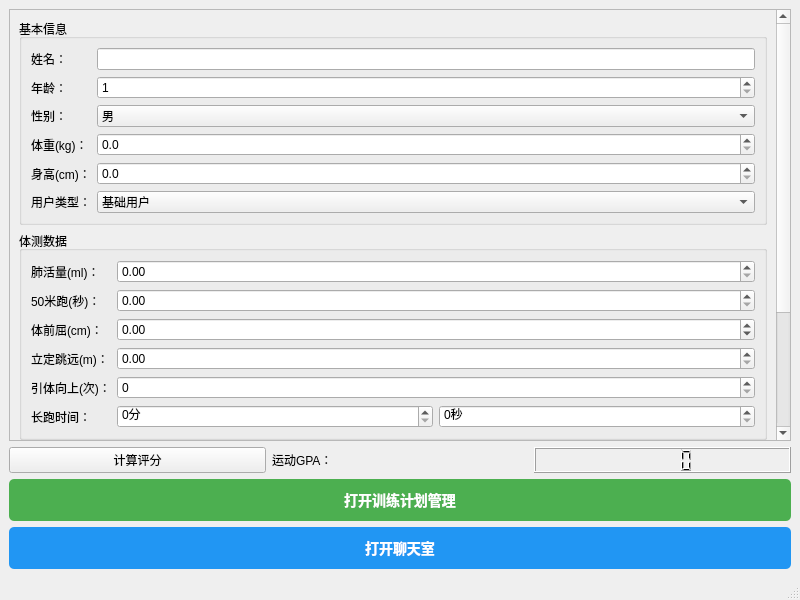
<?xml version="1.0" encoding="UTF-8"?>
<ui version="4.0">
 <class>MainWindow</class>
 <widget class="QMainWindow" name="MainWindow">
  <property name="geometry">
   <rect>
    <x>0</x>
    <y>0</y>
    <width>800</width>
    <height>600</height>
   </rect>
  </property>
  <property name="windowTitle">
   <string>运动评估系统</string>
  </property>
  <widget class="QWidget" name="centralwidget">
   <layout class="QVBoxLayout" name="verticalLayout">
    <item>
     <widget class="QScrollArea" name="scrollArea">
      <property name="widgetResizable">
       <bool>true</bool>
      </property>
      <widget class="QWidget" name="scrollAreaWidgetContents">
       <layout class="QVBoxLayout" name="verticalLayout_2">
        <item>
         <widget class="QGroupBox" name="groupBasicInfo">
          <property name="title">
           <string>基本信息</string>
          </property>
          <layout class="QFormLayout" name="formLayout">
           <item row="0" column="0">
            <widget class="QLabel" name="labelName">
             <property name="text">
              <string>姓名：</string>
             </property>
            </widget>
           </item>
           <item row="0" column="1">
            <widget class="QLineEdit" name="editName"/>
           </item>
           <item row="1" column="0">
            <widget class="QLabel" name="labelAge">
             <property name="text">
              <string>年龄：</string>
             </property>
            </widget>
           </item>
           <item row="1" column="1">
            <widget class="QSpinBox" name="spinAge">
             <property name="minimum">
              <number>1</number>
             </property>
             <property name="maximum">
              <number>120</number>
             </property>
            </widget>
           </item>
           <item row="2" column="0">
            <widget class="QLabel" name="labelGender">
             <property name="text">
              <string>性别：</string>
             </property>
            </widget>
           </item>
           <item row="2" column="1">
            <widget class="QComboBox" name="comboGender">
             <item>
              <property name="text">
               <string>男</string>
              </property>
             </item>
             <item>
              <property name="text">
               <string>女</string>
              </property>
             </item>
            </widget>
           </item>
           <item row="3" column="0">
            <widget class="QLabel" name="labelWeight">
             <property name="text">
              <string>体重(kg)：</string>
             </property>
            </widget>
           </item>
           <item row="3" column="1">
            <widget class="QDoubleSpinBox" name="spinWeight">
             <property name="decimals">
              <number>1</number>
             </property>
             <property name="maximum">
              <double>300.000000000000000</double>
             </property>
            </widget>
           </item>
           <item row="4" column="0">
            <widget class="QLabel" name="labelHeight">
             <property name="text">
              <string>身高(cm)：</string>
             </property>
            </widget>
           </item>
           <item row="4" column="1">
            <widget class="QDoubleSpinBox" name="spinHeight">
             <property name="decimals">
              <number>1</number>
             </property>
             <property name="maximum">
              <double>300.000000000000000</double>
             </property>
            </widget>
           </item>
           <item row="5" column="0">
            <widget class="QLabel" name="labelType">
             <property name="text">
              <string>用户类型：</string>
             </property>
            </widget>
           </item>
           <item row="5" column="1">
            <widget class="QComboBox" name="comboType">
             <item>
              <property name="text">
               <string>基础用户</string>
              </property>
             </item>
             <item>
              <property name="text">
               <string>举重运动员</string>
              </property>
             </item>
             <item>
              <property name="text">
               <string>长跑运动员</string>
              </property>
             </item>
             <item>
              <property name="text">
               <string>短跑运动员</string>
              </property>
             </item>
             <item>
              <property name="text">
               <string>健美运动员</string>
              </property>
             </item>
             <item>
              <property name="text">
               <string>自定义用户</string>
              </property>
             </item>
            </widget>
           </item>
          </layout>
         </widget>
        </item>
        <item>
         <widget class="QGroupBox" name="groupTestData">
          <property name="title">
           <string>体测数据</string>
          </property>
          <layout class="QFormLayout" name="formLayout_2">
           <item row="0" column="0">
            <widget class="QLabel" name="labelLungCapacity">
             <property name="text">
              <string>肺活量(ml)：</string>
             </property>
            </widget>
           </item>
           <item row="0" column="1">
            <widget class="QDoubleSpinBox" name="spinLungCapacity">
             <property name="maximum">
              <double>10000.000000000000000</double>
             </property>
            </widget>
           </item>
           <item row="1" column="0">
            <widget class="QLabel" name="labelRun50m">
             <property name="text">
              <string>50米跑(秒)：</string>
             </property>
            </widget>
           </item>
           <item row="1" column="1">
            <widget class="QDoubleSpinBox" name="spinRun50m">
             <property name="decimals">
              <number>2</number>
             </property>
             <property name="maximum">
              <double>30.000000000000000</double>
             </property>
            </widget>
           </item>
           <item row="2" column="0">
            <widget class="QLabel" name="labelSitAndReach">
             <property name="text">
              <string>体前屈(cm)：</string>
             </property>
            </widget>
           </item>
           <item row="2" column="1">
            <widget class="QDoubleSpinBox" name="spinSitAndReach">
             <property name="minimum">
              <double>-50.000000000000000</double>
             </property>
             <property name="maximum">
              <double>50.000000000000000</double>
             </property>
            </widget>
           </item>
           <item row="3" column="0">
            <widget class="QLabel" name="labelStandingJump">
             <property name="text">
              <string>立定跳远(m)：</string>
             </property>
            </widget>
           </item>
           <item row="3" column="1">
            <widget class="QDoubleSpinBox" name="spinStandingJump">
             <property name="decimals">
              <number>2</number>
             </property>
             <property name="maximum">
              <double>5.000000000000000</double>
             </property>
            </widget>
           </item>
           <item row="4" column="0">
            <widget class="QLabel" name="labelPullUps">
             <property name="text">
              <string>引体向上(次)：</string>
             </property>
            </widget>
           </item>
           <item row="4" column="1">
            <widget class="QSpinBox" name="spinPullUps">
             <property name="maximum">
              <number>100</number>
             </property>
            </widget>
           </item>
           <item row="5" column="0">
            <widget class="QLabel" name="labelLongRun">
             <property name="text">
              <string>长跑时间：</string>
             </property>
            </widget>
           </item>
           <item row="5" column="1">
            <layout class="QHBoxLayout" name="horizontalLayout">
             <item>
              <widget class="QSpinBox" name="spinLongRunMin">
               <property name="suffix">
                <string>分</string>
               </property>
               <property name="maximum">
                <number>30</number>
               </property>
              </widget>
             </item>
             <item>
              <widget class="QSpinBox" name="spinLongRunSec">
               <property name="suffix">
                <string>秒</string>
               </property>
               <property name="maximum">
                <number>59</number>
               </property>
              </widget>
             </item>
            </layout>
           </item>
          </layout>
         </widget>
        </item>
        <item>
         <widget class="QGroupBox" name="groupOptional">
          <property name="title">
           <string>可选项目</string>
          </property>
          <layout class="QFormLayout" name="formLayout_3">
           <item row="0" column="0">
            <widget class="QCheckBox" name="checkBodyFat">
             <property name="text">
              <string>体脂率测试</string>
             </property>
            </widget>
           </item>
           <item row="0" column="1">
            <widget class="QDoubleSpinBox" name="spinBodyFat">
             <property name="enabled">
              <bool>false</bool>
             </property>
             <property name="suffix">
              <string>%</string>
             </property>
             <property name="maximum">
              <double>100.000000000000000</double>
             </property>
            </widget>
           </item>
           <item row="1" column="0">
            <widget class="QCheckBox" name="checkSquat">
             <property name="text">
              <string>深蹲测试</string>
             </property>
            </widget>
           </item>
           <item row="1" column="1">
            <widget class="QDoubleSpinBox" name="spinSquat">
             <property name="enabled">
              <bool>false</bool>
             </property>
             <property name="suffix">
              <string>kg</string>
             </property>
             <property name="maximum">
              <double>1000.000000000000000</double>
             </property>
            </widget>
           </item>
           <item row="2" column="0">
            <widget class="QCheckBox" name="checkBenchPress">
             <property name="text">
              <string>卧推测试</string>
             </property>
            </widget>
           </item>
           <item row="2" column="1">
            <widget class="QDoubleSpinBox" name="spinBenchPress">
             <property name="enabled">
              <bool>false</bool>
             </property>
             <property name="suffix">
              <string>kg</string>
             </property>
             <property name="maximum">
              <double>500.000000000000000</double>
             </property>
            </widget>
           </item>
           <item row="3" column="0">
            <widget class="QCheckBox" name="checkDeadlift">
             <property name="text">
              <string>硬拉测试</string>
             </property>
            </widget>
           </item>
           <item row="3" column="1">
            <widget class="QDoubleSpinBox" name="spinDeadlift">
             <property name="enabled">
              <bool>false</bool>
             </property>
             <property name="suffix">
              <string>kg</string>
             </property>
             <property name="maximum">
              <double>1000.000000000000000</double>
             </property>
            </widget>
           </item>
          </layout>
         </widget>
        </item>
       </layout>
      </widget>
     </widget>
    </item>
    <item>
     <layout class="QHBoxLayout" name="horizontalLayout_2">
      <item>
       <widget class="QPushButton" name="buttonCalculate">
        <property name="text">
         <string>计算评分</string>
        </property>
       </widget>
      </item>
      <item>
       <widget class="QLabel" name="labelResult">
        <property name="text">
         <string>运动GPA：</string>
        </property>
       </widget>
      </item>
      <item>
       <widget class="QLCDNumber" name="lcdGPA"/>
      </item>
     </layout>
    </item>
    <item>
     <widget class="QPushButton" name="btnOpenTrainWindow">
      <property name="text">
       <string>打开训练计划管理</string>
      </property>
      <property name="styleSheet">
       <string>QPushButton {
    background-color: #4CAF50;
    color: white;
    font-size: 14px;
    font-weight: bold;
    padding: 10px;
    border-radius: 5px;
}
QPushButton:hover {
    background-color: #45a049;
}
QPushButton:pressed {
    background-color: #3d8b40;
}</string>
      </property>
     </widget>
    </item>
    <item>
     <widget class="QPushButton" name="btnOpenChatWindow">
      <property name="text">
       <string>打开聊天室</string>
      </property>
      <property name="styleSheet">
       <string>QPushButton {
    background-color: #2196F3;
    color: white;
    font-size: 14px;
    font-weight: bold;
    padding: 10px;
    border-radius: 5px;
}
QPushButton:hover {
    background-color: #0b7dda;
}
QPushButton:pressed {
    background-color: #0c68b3;
}</string>
      </property>
     </widget>
    </item>
   </layout>
  </widget>
  <widget class="QMenuBar" name="menubar">
   <property name="geometry">
    <rect>
     <x>0</x>
     <y>0</y>
     <width>800</width>
     <height>22</height>
    </rect>
   </property>
  </widget>
  <widget class="QStatusBar" name="statusbar"/>
 </widget>
 <resources/>
 <connections/>
</ui>
